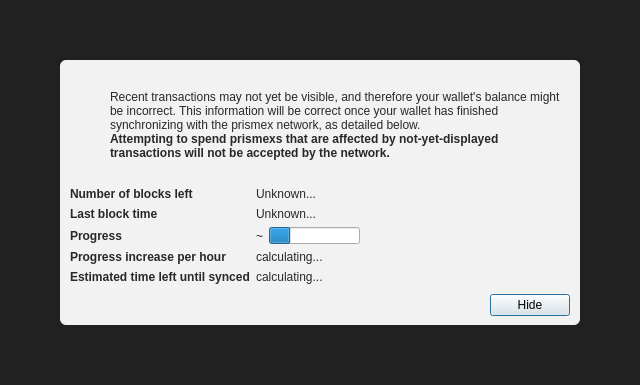
<?xml version="1.0" encoding="UTF-8"?>
<ui version="4.0">
 <class>ModalOverlay</class>
 <widget class="QWidget" name="ModalOverlay">
  <property name="geometry">
   <rect>
    <x>0</x>
    <y>0</y>
    <width>640</width>
    <height>385</height>
   </rect>
  </property>
  <property name="windowTitle">
   <string>Form</string>
  </property>
  <layout class="QVBoxLayout" name="verticalLayout" stretch="0">
   <property name="sizeConstraint">
    <enum>QLayout::SetDefaultConstraint</enum>
   </property>
   <property name="leftMargin">
    <number>0</number>
   </property>
   <property name="topMargin">
    <number>0</number>
   </property>
   <property name="rightMargin">
    <number>0</number>
   </property>
   <property name="bottomMargin">
    <number>0</number>
   </property>
   <item>
    <widget class="QWidget" name="bgWidget" native="true">
     <property name="styleSheet">
      <string notr="true">#bgWidget { background: rgba(0,0,0,220); }</string>
     </property>
     <layout class="QVBoxLayout" name="verticalLayoutMain" stretch="1">
      <property name="leftMargin">
       <number>60</number>
      </property>
      <property name="topMargin">
       <number>60</number>
      </property>
      <property name="rightMargin">
       <number>60</number>
      </property>
      <property name="bottomMargin">
       <number>60</number>
      </property>
      <item>
       <widget class="QWidget" name="contentWidget" native="true">
        <property name="styleSheet">
         <string notr="true">#contentWidget { background: rgba(255,255,255,240); border-radius: 6px; }

QLabel { color: rgb(40,40,40);  }</string>
        </property>
        <layout class="QVBoxLayout" name="verticalLayoutSub" stretch="1,0,0,0">
         <property name="spacing">
          <number>0</number>
         </property>
         <property name="leftMargin">
          <number>10</number>
         </property>
         <property name="topMargin">
          <number>10</number>
         </property>
         <property name="rightMargin">
          <number>10</number>
         </property>
         <property name="bottomMargin">
          <number>10</number>
         </property>
         <item>
          <layout class="QHBoxLayout" name="horizontalLayoutIconText" stretch="0,1">
           <property name="topMargin">
            <number>20</number>
           </property>
           <item>
            <layout class="QVBoxLayout" name="verticalLayoutIcon">
             <property name="leftMargin">
              <number>0</number>
             </property>
             <item>
              <widget class="QPushButton" name="warningIcon">
               <property name="enabled">
                <bool>false</bool>
               </property>
               <property name="text">
                <string/>
               </property>
               <property name="icon">
                <iconset>
                 <normaloff>:/icons/warning</normaloff>
                 <disabledoff>:/icons/warning</disabledoff>:/icons/warning</iconset>
               </property>
               <property name="iconSize">
                <size>
                 <width>48</width>
                 <height>48</height>
                </size>
               </property>
               <property name="flat">
                <bool>true</bool>
               </property>
              </widget>
             </item>
             <item>
              <spacer name="verticalSpacerWarningIcon">
               <property name="orientation">
                <enum>Qt::Vertical</enum>
               </property>
               <property name="sizeHint" stdset="0">
                <size>
                 <width>20</width>
                 <height>40</height>
                </size>
               </property>
              </spacer>
             </item>
            </layout>
           </item>
           <item>
            <layout class="QVBoxLayout" name="verticalLayoutInfoText">
             <property name="leftMargin">
              <number>0</number>
             </property>
             <property name="topMargin">
              <number>0</number>
             </property>
             <item>
              <widget class="QLabel" name="infoText">
               <property name="text">
                <string>Recent transactions may not yet be visible, and therefore your wallet's balance might be incorrect. This information will be correct once your wallet has finished synchronizing with the prismex network, as detailed below.</string>
               </property>
               <property name="textFormat">
                <enum>Qt::RichText</enum>
               </property>
               <property name="wordWrap">
                <bool>true</bool>
               </property>
              </widget>
             </item>
             <item>
              <widget class="QLabel" name="infoTextStrong">
               <property name="font">
                <font>
                 <weight>75</weight>
                 <bold>true</bold>
                </font>
               </property>
               <property name="text">
                <string>Attempting to spend prismexs that are affected by not-yet-displayed transactions will not be accepted by the network.</string>
               </property>
               <property name="textFormat">
                <enum>Qt::RichText</enum>
               </property>
               <property name="wordWrap">
                <bool>true</bool>
               </property>
              </widget>
             </item>
             <item>
              <spacer name="verticalSpacerInTextSpace">
               <property name="orientation">
                <enum>Qt::Vertical</enum>
               </property>
               <property name="sizeHint" stdset="0">
                <size>
                 <width>20</width>
                 <height>40</height>
                </size>
               </property>
              </spacer>
             </item>
            </layout>
           </item>
          </layout>
         </item>
         <item>
          <spacer name="verticalSpacerAfterText">
           <property name="orientation">
            <enum>Qt::Vertical</enum>
           </property>
           <property name="sizeHint" stdset="0">
            <size>
             <width>20</width>
             <height>40</height>
            </size>
           </property>
          </spacer>
         </item>
         <item>
          <layout class="QFormLayout" name="formLayout">
           <property name="fieldGrowthPolicy">
            <enum>QFormLayout::FieldsStayAtSizeHint</enum>
           </property>
           <property name="horizontalSpacing">
            <number>6</number>
           </property>
           <property name="verticalSpacing">
            <number>6</number>
           </property>
           <property name="topMargin">
            <number>10</number>
           </property>
           <item row="0" column="0">
            <widget class="QLabel" name="labelNumberOfBlocksLeft">
             <property name="font">
              <font>
               <weight>75</weight>
               <bold>true</bold>
              </font>
             </property>
             <property name="text">
              <string>Number of blocks left</string>
             </property>
            </widget>
           </item>
           <item row="0" column="1">
            <widget class="QLabel" name="numberOfBlocksLeft">
             <property name="text">
              <string>Unknown...</string>
             </property>
            </widget>
           </item>
           <item row="1" column="0">
            <widget class="QLabel" name="labelLastBlockTime">
             <property name="font">
              <font>
               <weight>75</weight>
               <bold>true</bold>
              </font>
             </property>
             <property name="text">
              <string>Last block time</string>
             </property>
            </widget>
           </item>
           <item row="1" column="1">
            <widget class="QLabel" name="newestBlockDate">
             <property name="sizePolicy">
              <sizepolicy hsizetype="Maximum" vsizetype="Preferred">
               <horstretch>0</horstretch>
               <verstretch>0</verstretch>
              </sizepolicy>
             </property>
             <property name="text">
              <string>Unknown...</string>
             </property>
            </widget>
           </item>
           <item row="2" column="0">
            <widget class="QLabel" name="labelSyncDone">
             <property name="font">
              <font>
               <weight>75</weight>
               <bold>true</bold>
              </font>
             </property>
             <property name="text">
              <string>Progress</string>
             </property>
            </widget>
           </item>
           <item row="2" column="1">
            <layout class="QHBoxLayout" name="horizontalLayoutSync" stretch="0,1">
             <item>
              <widget class="QLabel" name="percentageProgress">
               <property name="text">
                <string notr="true">~</string>
               </property>
              </widget>
             </item>
             <item>
              <widget class="QProgressBar" name="progressBar">
               <property name="value">
                <number>24</number>
               </property>
               <property name="format">
                <string/>
               </property>
              </widget>
             </item>
            </layout>
           </item>
           <item row="4" column="0">
            <widget class="QLabel" name="labelProgressIncrease">
             <property name="font">
              <font>
               <weight>75</weight>
               <bold>true</bold>
              </font>
             </property>
             <property name="text">
              <string>Progress increase per hour</string>
             </property>
            </widget>
           </item>
           <item row="4" column="1">
            <widget class="QLabel" name="progressIncreasePerH">
             <property name="text">
              <string>calculating...</string>
             </property>
            </widget>
           </item>
           <item row="5" column="0">
            <widget class="QLabel" name="labelEstimatedTimeLeft">
             <property name="font">
              <font>
               <weight>75</weight>
               <bold>true</bold>
              </font>
             </property>
             <property name="text">
              <string>Estimated time left until synced</string>
             </property>
            </widget>
           </item>
           <item row="5" column="1">
            <widget class="QLabel" name="expectedTimeLeft">
             <property name="text">
              <string>calculating...</string>
             </property>
            </widget>
           </item>
          </layout>
         </item>
         <item>
          <layout class="QHBoxLayout" name="horizontalLayoutButtons">
           <property name="leftMargin">
            <number>10</number>
           </property>
           <property name="topMargin">
            <number>10</number>
           </property>
           <item>
            <spacer name="horizontalSpacer">
             <property name="orientation">
              <enum>Qt::Horizontal</enum>
             </property>
             <property name="sizeHint" stdset="0">
              <size>
               <width>40</width>
               <height>20</height>
              </size>
             </property>
            </spacer>
           </item>
           <item>
            <widget class="QPushButton" name="closeButton">
             <property name="text">
              <string>Hide</string>
             </property>
             <property name="shortcut">
              <string>Esc</string>
             </property>
             <property name="focusPolicy">
              <enum>Qt::StrongFocus</enum>
             </property>
             <property name="default">
              <bool>true</bool>
             </property>
            </widget>
           </item>
          </layout>
         </item>
        </layout>
       </widget>
      </item>
     </layout>
    </widget>
   </item>
  </layout>
 </widget>
 <resources/>
 <connections/>
</ui>
